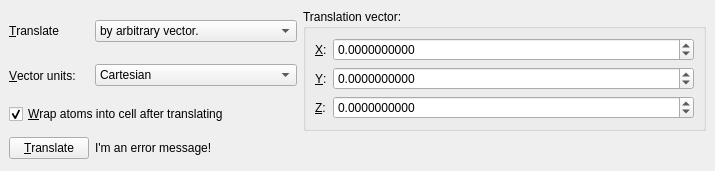
<?xml version="1.0" encoding="UTF-8"?>
<ui version="4.0">
 <class>CETranslateWidget</class>
 <widget class="QDockWidget" name="CETranslateWidget">
  <property name="geometry">
   <rect>
    <x>0</x>
    <y>0</y>
    <width>715</width>
    <height>171</height>
   </rect>
  </property>
  <property name="windowTitle">
   <string>Translate Atoms</string>
  </property>
  <widget class="QWidget" name="dockWidgetContents">
   <layout class="QGridLayout" name="gridLayout_2">
    <item row="0" column="0">
     <widget class="QLabel" name="label">
      <property name="sizePolicy">
       <sizepolicy hsizetype="Maximum" vsizetype="Preferred">
        <horstretch>0</horstretch>
        <verstretch>0</verstretch>
       </sizepolicy>
      </property>
      <property name="text">
       <string>&amp;Translate </string>
      </property>
      <property name="buddy">
       <cstring>combo_translateMode</cstring>
      </property>
     </widget>
    </item>
    <item row="0" column="1">
     <widget class="QComboBox" name="combo_translateMode">
      <property name="sizePolicy">
       <sizepolicy hsizetype="Preferred" vsizetype="Fixed">
        <horstretch>0</horstretch>
        <verstretch>0</verstretch>
       </sizepolicy>
      </property>
      <item>
       <property name="text">
        <string>by arbitrary vector.</string>
       </property>
      </item>
      <item>
       <property name="text">
        <string>selected atom to origin.</string>
       </property>
      </item>
     </widget>
    </item>
    <item row="0" column="2" rowspan="3" colspan="2">
     <widget class="QGroupBox" name="groupBox">
      <property name="title">
       <string>Translation vector:</string>
      </property>
      <layout class="QGridLayout" name="gridLayout">
       <item row="0" column="0">
        <widget class="QLabel" name="label_3">
         <property name="sizePolicy">
          <sizepolicy hsizetype="Maximum" vsizetype="Preferred">
           <horstretch>0</horstretch>
           <verstretch>0</verstretch>
          </sizepolicy>
         </property>
         <property name="text">
          <string>&amp;X:</string>
         </property>
         <property name="buddy">
          <cstring>spin_x</cstring>
         </property>
        </widget>
       </item>
       <item row="0" column="1">
        <widget class="QDoubleSpinBox" name="spin_x">
         <property name="decimals">
          <number>10</number>
         </property>
         <property name="minimum">
          <double>-1000.000000000000000</double>
         </property>
         <property name="maximum">
          <double>1000.000000000000000</double>
         </property>
        </widget>
       </item>
       <item row="1" column="0">
        <widget class="QLabel" name="label_4">
         <property name="sizePolicy">
          <sizepolicy hsizetype="Maximum" vsizetype="Preferred">
           <horstretch>0</horstretch>
           <verstretch>0</verstretch>
          </sizepolicy>
         </property>
         <property name="text">
          <string>&amp;Y:</string>
         </property>
         <property name="buddy">
          <cstring>spin_y</cstring>
         </property>
        </widget>
       </item>
       <item row="1" column="1">
        <widget class="QDoubleSpinBox" name="spin_y">
         <property name="decimals">
          <number>10</number>
         </property>
         <property name="minimum">
          <double>-1000.000000000000000</double>
         </property>
         <property name="maximum">
          <double>1000.000000000000000</double>
         </property>
        </widget>
       </item>
       <item row="2" column="0">
        <widget class="QLabel" name="label_5">
         <property name="sizePolicy">
          <sizepolicy hsizetype="Maximum" vsizetype="Preferred">
           <horstretch>0</horstretch>
           <verstretch>0</verstretch>
          </sizepolicy>
         </property>
         <property name="text">
          <string>&amp;Z:</string>
         </property>
         <property name="buddy">
          <cstring>spin_z</cstring>
         </property>
        </widget>
       </item>
       <item row="2" column="1">
        <widget class="QDoubleSpinBox" name="spin_z">
         <property name="decimals">
          <number>10</number>
         </property>
         <property name="minimum">
          <double>-1000.000000000000000</double>
         </property>
         <property name="maximum">
          <double>1000.000000000000000</double>
         </property>
        </widget>
       </item>
      </layout>
     </widget>
    </item>
    <item row="1" column="0">
     <widget class="QLabel" name="label_2">
      <property name="sizePolicy">
       <sizepolicy hsizetype="Maximum" vsizetype="Preferred">
        <horstretch>0</horstretch>
        <verstretch>0</verstretch>
       </sizepolicy>
      </property>
      <property name="text">
       <string>&amp;Vector units:</string>
      </property>
      <property name="buddy">
       <cstring>combo_units</cstring>
      </property>
     </widget>
    </item>
    <item row="1" column="1">
     <widget class="QComboBox" name="combo_units">
      <property name="sizePolicy">
       <sizepolicy hsizetype="Preferred" vsizetype="Fixed">
        <horstretch>0</horstretch>
        <verstretch>0</verstretch>
       </sizepolicy>
      </property>
      <item>
       <property name="text">
        <string>Cartesian</string>
       </property>
      </item>
      <item>
       <property name="text">
        <string>Fractional</string>
       </property>
      </item>
     </widget>
    </item>
    <item row="3" column="0">
     <widget class="QPushButton" name="push_go">
      <property name="text">
       <string>&amp;Translate</string>
      </property>
     </widget>
    </item>
    <item row="2" column="0" colspan="2">
     <widget class="QCheckBox" name="cb_wrap">
      <property name="sizePolicy">
       <sizepolicy hsizetype="Maximum" vsizetype="Fixed">
        <horstretch>0</horstretch>
        <verstretch>0</verstretch>
       </sizepolicy>
      </property>
      <property name="text">
       <string>&amp;Wrap atoms into cell after translating</string>
      </property>
      <property name="checked">
       <bool>true</bool>
      </property>
     </widget>
    </item>
    <item row="3" column="1" colspan="3">
     <widget class="QLabel" name="label_error">
      <property name="text">
       <string>I'm an error message!</string>
      </property>
     </widget>
    </item>
   </layout>
  </widget>
 </widget>
 <resources/>
 <connections/>
</ui>
